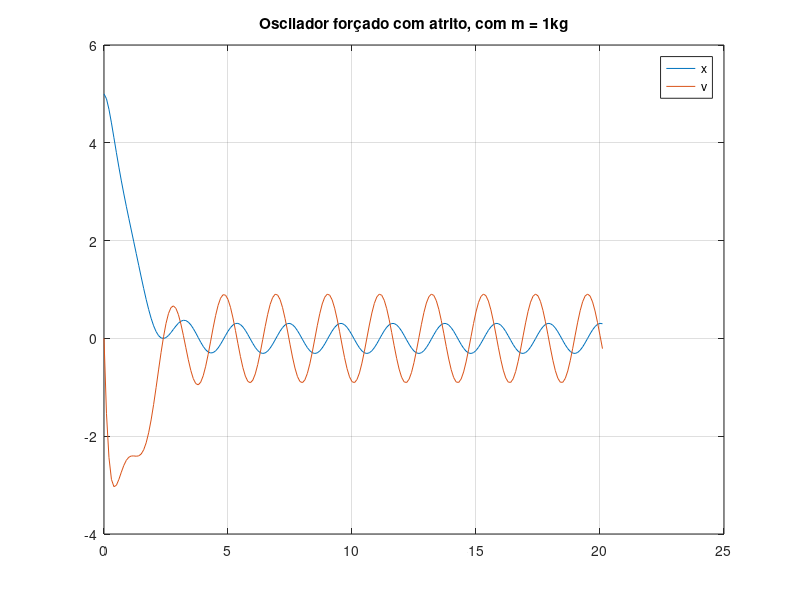

The MATLAB source for this figure:
%constantes
w_0 = 2;
zeta = 1;
F = 4;
w = 3;
m = 1;
%limites e size-step
a = 0;
b = 20;
h = 0.1;
n = (b-a)/h;
%cond. iniciais
x0 = 5;
v0 = 0;
t=[a zeros(1,n)];
x=[x0 zeros(1,n)];
v=[v0 zeros(1,n)];
%funções para o método
f1 = @(t,x,v) (v); %dx/dt = v
f2 = @(t,x,v) ((1/m)*F*sin(w*t)-2*w_0*zeta*v-(w_0^2)*x);

%-----------------------método--------------------------
for i = 1:n+1
    t(i+1) = t(i) + h;
    %determinaçãos dos k's
    k1_x = f1(t(i),x(i),v(i));
    k1_v = f2(t(i),x(i),v(i));
    k2_x = f1(t(i)+h,x(i)+k1_x*h,v(i)+k1_v*h);
    k2_v = f2(t(i)+h,x(i)+k1_x*h,v(i)+k1_v*h);
    %determinação dos x's e v's seguintes
    x(i+1) = x(i) + (0.5*k1_x+0.5*k2_x)*h;
    v(i+1) = v(i) + (0.5*k1_v+0.5*k2_v)*h;
    %imprimir valores
    fprintf('%5.4f  %11.8f %11.8f %11.8f %11.8f %11.8f %11.8f\n',...
        t(i), x(i), v(i), k1_x, k1_v, k2_x, k2_v);
    
end


%desenhar gráfico x(t)

plot(t,x); grid on;
title("Oscilador forçado com atrito, com m = 1kg");
hold on;
%desenhar gráfico v(t)

plot(t,v); grid on;
hold off;
legend('x','v');